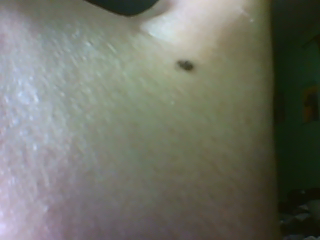
%> input picture Lab 3 AlgDet/Fotos/Foto.png, 320 x 240 px
$ octave PDI_prueba.m   (GNU Octave 9; MATLAB toolbox functions it lacks are replaced by stand-ins)
%> lines starting %> are read from the running program, lines starting %| are printed output that depends on the picture; in (x1, y1, x2, y2) boxes, pixels count from 0 and x2, y2 are one past the last pixel; in counts of white or black regions, pixels touching at a corner belong together; the program's own positions count from 1
### Lab 3 AlgDet/calRho.m
function  rhoImg = calRho(A,B)

Ar = A(1);Ag = A(2);Ab = A(3);
Br = B(1);Bg = B(2);Bb = B(3);

rhoImg = [Ar/Br Ag/Br Ab/Br Ar/Bg Ag/Bg Ab/Bg Ar/Bb Ag/Bb Ab/Bb];
end

### Lab 3 AlgDet/PDI_prueba.m
clear all ; close all; clc;

img = double(imread('Fotos/Foto.png'))./255;
%load Rho2.mat

d = size(img);
%> d = [240 320 3]

%rho = (1/length(Rho))*sum(Rho'); %#ok<UDIM>

imges=[img(:,1,:) img img(:,end,:)];
imges=[imges(1,:,:); imges ;imges(end,:,:)];
%> imges: size 242x322x3 double
imgBorde = zeros(d);
A=[86,53,36];
B=[133,119,63];
rho = calRho(A,B);
tolBorde = 0.7;

for i=1:d(1);
    for j=1:d(2);

        Atemp = imges(i+1,j,:);
        Btemp = imges(i+1,j+2,:);
        rhotemp = calRho(Atemp,Btemp);
        rhotemp2= calRho(Btemp,Atemp);

        if (norm(rho-rhotemp)<tolBorde);
            imgBorde(i+1,j+1,:)=[1 1 1];
        elseif norm(rho-rhotemp2)<tolBorde;
            imgBorde(i+1,j+1,:)=[1 1 1];
        end

        Atemp = imges(i,j+1,:);
        Btemp = imges(i+2,j+1,:);
        rhotemp = calRho(Atemp,Btemp);
        rhotemp2= calRho(Btemp,Atemp);

        if (norm(rho-rhotemp)<tolBorde);
            imgBorde(i+1,j+1,:)=[1 1 1];
        elseif norm(rho-rhotemp2)<tolBorde;
            imgBorde(i+1,j+1,:)=[1 1 1];
        end

        Atemp = imges(i,j,:);
        Btemp = imges(i+2,j+2,:);
        rhotemp = calRho(Atemp,Btemp);
        rhotemp2=calRho(Btemp,Atemp);
        if (norm(rho-rhotemp)<tolBorde);
            imgBorde(i+1,j+1,:)=[1 1 1];
        elseif norm(rho-rhotemp2)<tolBorde;
            imgBorde(i+1,j+1,:)=[1 1 1];
        end

        Atemp = imges(i,j+2,:);
        Btemp = imges(i+2,j,:);
        rhotemp = calRho(Atemp,Btemp);
        rhotemp2=calRho(Btemp,Atemp);
        if (norm(rho-rhotemp)<tolBorde);
            imgBorde(i+1,j+1,:)=[1 1 1];
        elseif norm(rho-rhotemp2)<tolBorde;
            imgBorde(i+1,j+1,:)=[1 1 1];
        end

    end

end
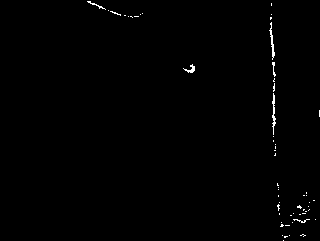
%> imgBorde: size 241x320x3 double; values 0 (black) and 1 (white), 0.59% white in thin lines or dots, all inside (x1, y1, x2, y2) = (87, 1, 320, 241)


figure;
imshow(img+imgBorde(1:d(1),1:d(2),1:d(3)))
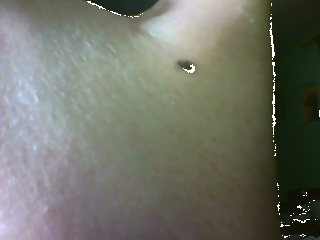
%> displayed picture: size 240x320x3, on the screen's scale of 0 to 255; mean R, G, B 112, 114.5, 103.9
